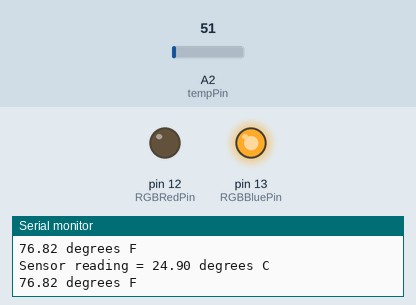
This sketch was run on a simulated Arduino Uno, built with avr-gcc and run on an emulated ATmega328P. Parts: output pins drawn as LEDs (lit = HIGH), the last lines printed to the serial monitor. Inputs (shaded band) come from the test bench; at power-on: A2 (tempPin) = 51.

Above: at 1.8 s.
1.9 s: A2 (tempPin) set to 43
At 2.8 s:
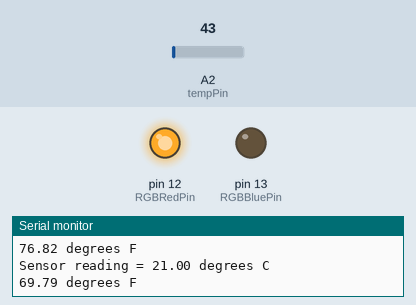
3.5 s: A2 (tempPin) set to 61
At 4.4 s:
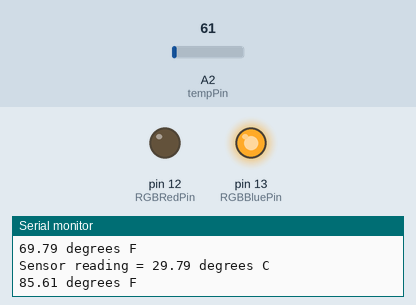
5.5 s: A2 (tempPin) set to 30
At 7.3 s:
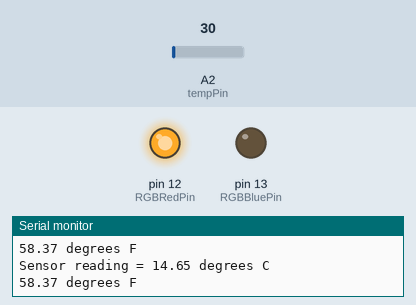
Timing chart, 0 to 8.8 s (numbered marks = the images above; inputs shaded):
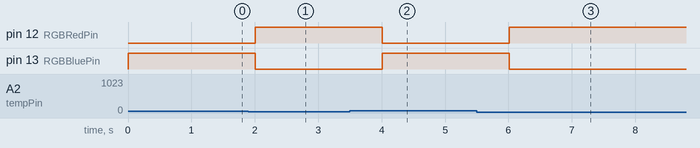

Measured:
- the behaviour switches between 49 and 48 on A2 (tempPin) (found by bisection; images 0 and 1)
- after the input at 1.9 s, pin 12 (RGBRedPin): LOW → HIGH after 0.10 s; pin 13 (RGBBluePin): HIGH → LOW after 0.10 s
- after the input at 3.5 s, pin 12 (RGBRedPin): HIGH → LOW after 0.51 s; pin 13 (RGBBluePin): LOW → HIGH after 0.51 s
- after the input at 5.5 s, pin 12 (RGBRedPin): LOW → HIGH after 0.51 s; pin 13 (RGBBluePin): HIGH → LOW after 0.51 s

The sketch:

lab5.ino
```cpp
// (licence header left out)
int tempPin = A2;     //The temperature sensor is plugged into pin A2 of the Arduino.
int data;             //This will store the data from the sensor.
int waitTime = 1000;  //Wait

int RGBRedPin = 12;    //The red RGB LED is connected pin 9 of the Arduino.
int RGBBluePin = 13;  //The blue RGB LED is connected pin 11 of the Arduino.


void setup(void) {    //The Setup function runs once.
  Serial.begin(9600); //This will enable the Arduino to send data to the Serial monitor.

  pinMode(RGBRedPin, OUTPUT);    //Setup red RGB LED pin as an output pin.
  pinMode(RGBBluePin, OUTPUT);   //Setup blue RGB LED pin as an output pin.

}

void loop(void) { //The loop function runs forever.
  data = analogRead(tempPin);        //Read from the temperature sensor
  Serial.print("Sensor reading = "); //Serial.print displays to the Serial Monitor.
 // Serial.println(data);                //This is the raw analog reading

  // Calculate and display temperature.
  float temperatureC = (5.0 * data * 100.0) / 1024;
  Serial.print(temperatureC); Serial.println(" degrees C");

  // Convert temperature to Fahrenheight and display.
  float temperatureF = (temperatureC * 9.0 / 5.0) + 32.0;
  Serial.print(temperatureF); Serial.println(" degrees F");


  if(temperatureC < 23.5) {
      digitalWrite(RGBRedPin, HIGH); //Turn on RED
      digitalWrite(RGBBluePin, LOW);//TURN OFF BLUE
  }
  else {
      digitalWrite(RGBBluePin, HIGH);//Turn on Blue if the temperature is below 25 degree.
      digitalWrite(RGBRedPin, LOW); //Turn on RED
  }


  delay(waitTime); //Wait waitTime before running again.
}

//alvira.narshidani@georgiancollege.ca
```
